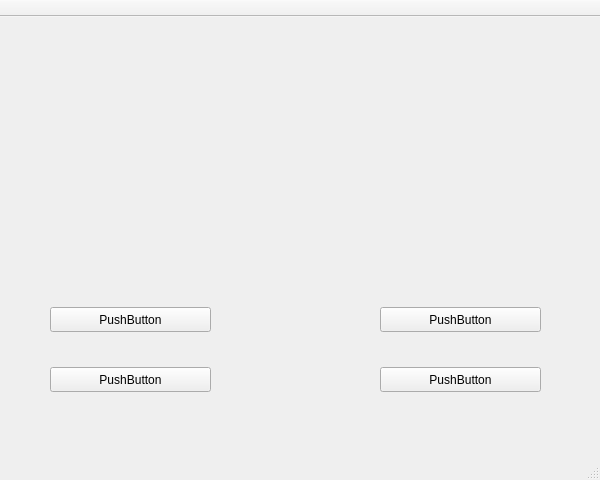
<?xml version="1.0" encoding="UTF-8"?>
<ui version="4.0">
 <class>MainWindow</class>
 <widget class="QMainWindow" name="MainWindow">
  <property name="geometry">
   <rect>
    <x>0</x>
    <y>0</y>
    <width>600</width>
    <height>480</height>
   </rect>
  </property>
  <property name="sizePolicy">
   <sizepolicy hsizetype="Fixed" vsizetype="Fixed">
    <horstretch>0</horstretch>
    <verstretch>0</verstretch>
   </sizepolicy>
  </property>
  <property name="minimumSize">
   <size>
    <width>600</width>
    <height>480</height>
   </size>
  </property>
  <property name="maximumSize">
   <size>
    <width>600</width>
    <height>480</height>
   </size>
  </property>
  <property name="windowTitle">
   <string>MainWindow</string>
  </property>
  <widget class="QWidget" name="centralWidget">
   <property name="mouseTracking">
    <bool>true</bool>
   </property>
   <property name="styleSheet">
    <string notr="true"/>
   </property>
   <widget class="QToolButton" name="btn1">
    <property name="geometry">
     <rect>
      <x>50</x>
      <y>290</y>
      <width>161</width>
      <height>25</height>
     </rect>
    </property>
    <property name="mouseTracking">
     <bool>true</bool>
    </property>
    <property name="text">
     <string>PushButton</string>
    </property>
    <property name="shortcut">
     <string>1</string>
    </property>
    <property name="answer" stdset="0">
     <number>1</number>
    </property>
   </widget>
   <widget class="QToolButton" name="btn2">
    <property name="geometry">
     <rect>
      <x>380</x>
      <y>290</y>
      <width>161</width>
      <height>25</height>
     </rect>
    </property>
    <property name="mouseTracking">
     <bool>true</bool>
    </property>
    <property name="text">
     <string>PushButton</string>
    </property>
    <property name="shortcut">
     <string>2</string>
    </property>
    <property name="answer" stdset="0">
     <number>2</number>
    </property>
   </widget>
   <widget class="QToolButton" name="btn3">
    <property name="geometry">
     <rect>
      <x>50</x>
      <y>350</y>
      <width>161</width>
      <height>25</height>
     </rect>
    </property>
    <property name="mouseTracking">
     <bool>true</bool>
    </property>
    <property name="text">
     <string>PushButton</string>
    </property>
    <property name="shortcut">
     <string>3</string>
    </property>
    <property name="answer" stdset="0">
     <number>3</number>
    </property>
   </widget>
   <widget class="QToolButton" name="btn4">
    <property name="geometry">
     <rect>
      <x>380</x>
      <y>350</y>
      <width>161</width>
      <height>25</height>
     </rect>
    </property>
    <property name="mouseTracking">
     <bool>true</bool>
    </property>
    <property name="text">
     <string>PushButton</string>
    </property>
    <property name="shortcut">
     <string>4</string>
    </property>
    <property name="answer" stdset="0">
     <number>4</number>
    </property>
   </widget>
   <widget class="QStackedWidget" name="qstWdg">
    <property name="geometry">
     <rect>
      <x>50</x>
      <y>20</y>
      <width>501</width>
      <height>231</height>
     </rect>
    </property>
    <property name="mouseTracking">
     <bool>true</bool>
    </property>
    <property name="currentIndex">
     <number>0</number>
    </property>
    <widget class="QWidget" name="text">
     <property name="mouseTracking">
      <bool>true</bool>
     </property>
     <widget class="QLabel" name="txtQst">
      <property name="geometry">
       <rect>
        <x>30</x>
        <y>30</y>
        <width>451</width>
        <height>131</height>
       </rect>
      </property>
      <property name="mouseTracking">
       <bool>true</bool>
      </property>
      <property name="text">
       <string/>
      </property>
     </widget>
    </widget>
    <widget class="QWidget" name="picture">
     <property name="mouseTracking">
      <bool>true</bool>
     </property>
     <widget class="QLabel" name="imgLbl">
      <property name="geometry">
       <rect>
        <x>20</x>
        <y>50</y>
        <width>451</width>
        <height>181</height>
       </rect>
      </property>
      <property name="mouseTracking">
       <bool>true</bool>
      </property>
      <property name="text">
       <string/>
      </property>
     </widget>
     <widget class="QLabel" name="imgQst">
      <property name="geometry">
       <rect>
        <x>23</x>
        <y>20</y>
        <width>451</width>
        <height>31</height>
       </rect>
      </property>
      <property name="mouseTracking">
       <bool>true</bool>
      </property>
      <property name="text">
       <string/>
      </property>
     </widget>
    </widget>
    <widget class="QWidget" name="sound">
     <property name="mouseTracking">
      <bool>true</bool>
     </property>
     <widget class="QToolButton" name="playBtn">
      <property name="geometry">
       <rect>
        <x>170</x>
        <y>110</y>
        <width>31</width>
        <height>24</height>
       </rect>
      </property>
      <property name="mouseTracking">
       <bool>true</bool>
      </property>
      <property name="text">
       <string/>
      </property>
     </widget>
     <widget class="QToolButton" name="stopBtn">
      <property name="geometry">
       <rect>
        <x>220</x>
        <y>110</y>
        <width>31</width>
        <height>24</height>
       </rect>
      </property>
      <property name="mouseTracking">
       <bool>true</bool>
      </property>
      <property name="text">
       <string/>
      </property>
     </widget>
     <widget class="QLabel" name="musicQst">
      <property name="geometry">
       <rect>
        <x>10</x>
        <y>20</y>
        <width>451</width>
        <height>41</height>
       </rect>
      </property>
      <property name="mouseTracking">
       <bool>true</bool>
      </property>
      <property name="text">
       <string/>
      </property>
     </widget>
    </widget>
    <widget class="QWidget" name="score">
     <property name="mouseTracking">
      <bool>true</bool>
     </property>
     <widget class="QLabel" name="endLbl">
      <property name="geometry">
       <rect>
        <x>73</x>
        <y>110</y>
        <width>311</width>
        <height>81</height>
       </rect>
      </property>
      <property name="mouseTracking">
       <bool>true</bool>
      </property>
      <property name="text">
       <string/>
      </property>
     </widget>
    </widget>
   </widget>
   <widget class="QWidget" name="verticalLayoutWidget">
    <property name="geometry">
     <rect>
      <x>250</x>
      <y>280</y>
      <width>101</width>
      <height>111</height>
     </rect>
    </property>
    <layout class="QVBoxLayout" name="timerLayout">
     <property name="spacing">
      <number>0</number>
     </property>
    </layout>
   </widget>
   <widget class="QLabel" name="mouseCoord">
    <property name="geometry">
     <rect>
      <x>43</x>
      <y>389</y>
      <width>551</width>
      <height>31</height>
     </rect>
    </property>
    <property name="mouseTracking">
     <bool>true</bool>
    </property>
    <property name="text">
     <string/>
    </property>
   </widget>
  </widget>
  <widget class="QMenuBar" name="menuBar">
   <property name="geometry">
    <rect>
     <x>0</x>
     <y>0</y>
     <width>600</width>
     <height>21</height>
    </rect>
   </property>
   <property name="mouseTracking">
    <bool>true</bool>
   </property>
  </widget>
  <widget class="QToolBar" name="mainToolBar">
   <property name="mouseTracking">
    <bool>true</bool>
   </property>
   <property name="movable">
    <bool>false</bool>
   </property>
   <attribute name="toolBarArea">
    <enum>TopToolBarArea</enum>
   </attribute>
   <attribute name="toolBarBreak">
    <bool>false</bool>
   </attribute>
  </widget>
  <widget class="QStatusBar" name="statusBar">
   <property name="mouseTracking">
    <bool>true</bool>
   </property>
  </widget>
 </widget>
 <layoutdefault spacing="6" margin="11"/>
 <resources/>
 <connections/>
</ui>
